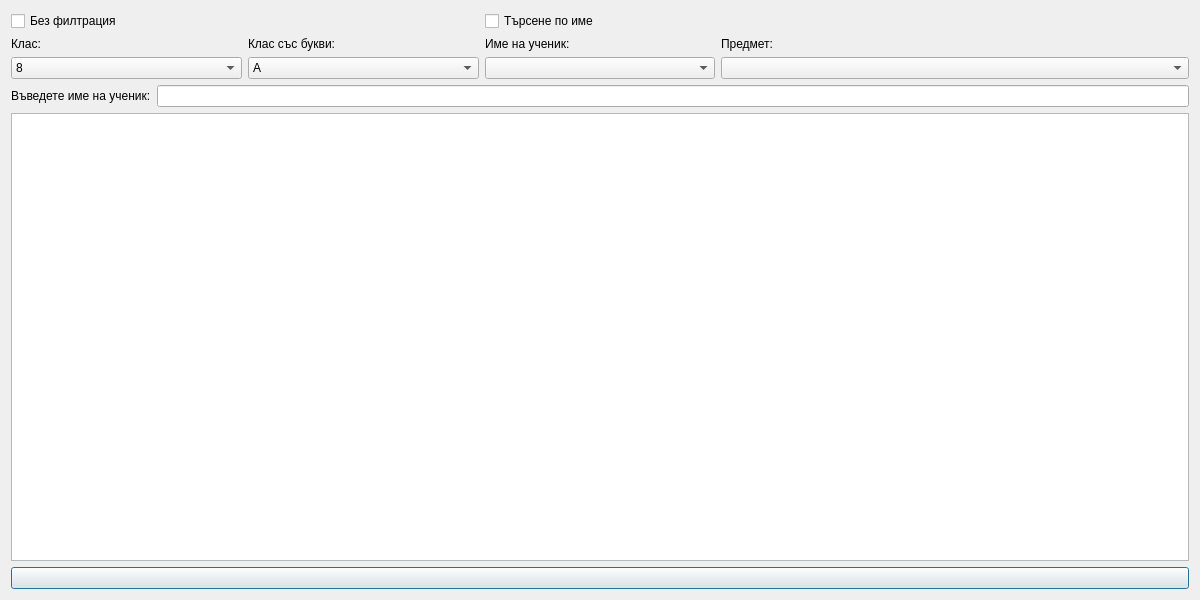
<?xml version="1.0" encoding="UTF-8"?>
<ui version="4.0">
 <class>ElectronicalDiary</class>
 <widget class="QDialog" name="ElectronicalDiary">
  <property name="geometry">
   <rect>
    <x>0</x>
    <y>0</y>
    <width>1200</width>
    <height>600</height>
   </rect>
  </property>
  <property name="windowTitle">
   <string>Dialog</string>
  </property>
  <property name="windowIcon">
   <iconset resource="MainResources.qrc">
    <normaloff>:/Icons/MainResources/PGEE_NEW_LOGO.ico</normaloff>:/Icons/MainResources/PGEE_NEW_LOGO.ico</iconset>
  </property>
  <layout class="QGridLayout" name="gridLayout">
   <item row="1" column="3" colspan="2">
    <layout class="QVBoxLayout" name="verticalLayout_4">
     <item>
      <widget class="QLabel" name="label_4">
       <property name="text">
        <string>Предмет:</string>
       </property>
      </widget>
     </item>
     <item>
      <widget class="QComboBox" name="SubjectBox"/>
     </item>
    </layout>
   </item>
   <item row="3" column="0" colspan="5">
    <layout class="QVBoxLayout" name="verticalLayout_5">
     <item>
      <widget class="QTableView" name="tableView">
       <property name="styleSheet">
        <string notr="true">th, td background-color: rgb(255, 255, 0);
</string>
       </property>
      </widget>
     </item>
     <item>
      <widget class="QPushButton" name="RefreshButton">
       <property name="text">
        <string/>
       </property>
       <property name="icon">
        <iconset resource="MainResources.qrc">
         <normaloff>:/Icons/MainResources/refresh.ico</normaloff>:/Icons/MainResources/refresh.ico</iconset>
       </property>
       <property name="iconSize">
        <size>
         <width>32</width>
         <height>32</height>
        </size>
       </property>
      </widget>
     </item>
    </layout>
   </item>
   <item row="1" column="0">
    <layout class="QVBoxLayout" name="verticalLayout">
     <item>
      <widget class="QLabel" name="label">
       <property name="text">
        <string>Клас:</string>
       </property>
      </widget>
     </item>
     <item>
      <widget class="QComboBox" name="ClassBox">
       <item>
        <property name="text">
         <string>8</string>
        </property>
       </item>
       <item>
        <property name="text">
         <string>9</string>
        </property>
       </item>
       <item>
        <property name="text">
         <string>10</string>
        </property>
       </item>
       <item>
        <property name="text">
         <string>11</string>
        </property>
       </item>
       <item>
        <property name="text">
         <string>12</string>
        </property>
       </item>
      </widget>
     </item>
    </layout>
   </item>
   <item row="2" column="0" colspan="5">
    <layout class="QHBoxLayout" name="horizontalLayout_2">
     <item>
      <widget class="QLabel" name="label_5">
       <property name="text">
        <string>Въведете име на ученик:</string>
       </property>
      </widget>
     </item>
     <item>
      <widget class="QLineEdit" name="NameLine"/>
     </item>
    </layout>
   </item>
   <item row="1" column="2">
    <layout class="QVBoxLayout" name="verticalLayout_3">
     <item>
      <widget class="QLabel" name="label_3">
       <property name="text">
        <string>Име на ученик:</string>
       </property>
      </widget>
     </item>
     <item>
      <widget class="QComboBox" name="StudentNameBox"/>
     </item>
    </layout>
   </item>
   <item row="1" column="1">
    <layout class="QVBoxLayout" name="verticalLayout_2">
     <item>
      <widget class="QLabel" name="label_2">
       <property name="text">
        <string>Клас със букви:</string>
       </property>
      </widget>
     </item>
     <item>
      <widget class="QComboBox" name="ClassLBox">
       <item>
        <property name="text">
         <string>А</string>
        </property>
       </item>
       <item>
        <property name="text">
         <string>Б</string>
        </property>
       </item>
       <item>
        <property name="text">
         <string>В</string>
        </property>
       </item>
       <item>
        <property name="text">
         <string>Г</string>
        </property>
       </item>
       <item>
        <property name="text">
         <string>Д</string>
        </property>
       </item>
      </widget>
     </item>
    </layout>
   </item>
   <item row="0" column="2">
    <widget class="QCheckBox" name="NameFiltrationToggle">
     <property name="text">
      <string>Търсене по име</string>
     </property>
    </widget>
   </item>
   <item row="0" column="0">
    <widget class="QCheckBox" name="FiltrationToggle">
     <property name="text">
      <string>Без филтрация</string>
     </property>
    </widget>
   </item>
  </layout>
 </widget>
 <resources>
  <include location="MainResources.qrc"/>
 </resources>
 <connections/>
</ui>
